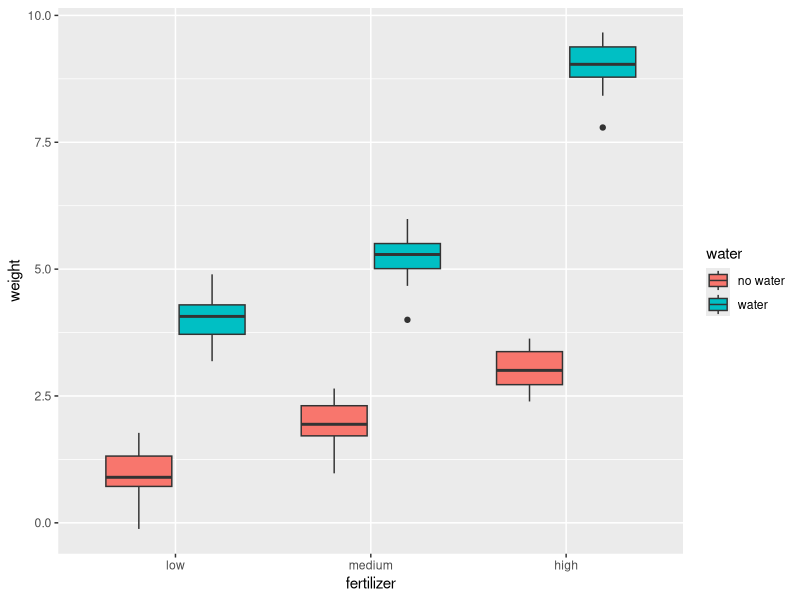

The R source for this figure:
## ---- chunk 1
fig.dim <- 4
knitr::opts_chunk$set(fig.width=2*fig.dim,
                      fig.height=fig.dim,
                      fig.align='center')
set.seed(23)
library(matrixStats)
library(tidyverse)
## ---- chunk 2
pumpkins <- expand.grid(
          fertilizer=c("low", "medium", "high"),
          water=c("no water", "water"),
          plot=1:4,
          plant=1:5,
          weight=NA)
head(pumpkins)
## ---- chunk 3
# true parameters
params <- list(
    mu = 4, # kg
    alpha = c("low" = -1,
              "medium" = 0,
              "high" = +1
    ),
    beta = c("no water" = -2,
             "water" = +1
    ),
    gamma = c("high,water" = 3),
    sigma = 0.5
)
## ---- chunk 4
# for loop
pumpkins$mean_weight <- NA
for (j in 1:nrow(pumpkins)) {
    fert <- pumpkins$fertilizer[j]
    water <- pumpkins$water[j]
    gamma <- params$gamma[paste(fert, water, sep=',')]
    if (is.na(gamma)) {
        gamma <- 0
    }
     pumpkins$mean_weight[j] <- (params$mu
            + params$alpha[fert]
            + params$beta[water]
            + gamma
    )
}
## ---- chunk 5
# not-for-loop version
pumpkins$interaction <- paste(
    pumpkins$fertilizer, 
    pumpkins$water, 
    sep=','
)
mw <- (
    params$mu
    + params$alpha[pumpkins$fertilizer]
    + params$beta[pumpkins$water]
    + ifelse(pumpkins$interaction %in% names(params$gamma),
             params$gamma[pumpkins$interaction],
             0
    )
)
# check it agrees with the previous code:
stopifnot(all( mw == pumpkins$mean_weight ))
## ---- chunk 6
# now draw random weights with these means
pumpkins$weight <- rnorm(
    nrow(pumpkins),
    mean=pumpkins$mean_weight,
    sd=params$sigma
)
write.csv(pumpkins, file="pumpkins.csv")
    
ggplot(pumpkins) + geom_boxplot(aes(x=fertilizer, fill=water, y=weight))
## ---- chunk 7
summary(lm(weight ~ fertilizer + water, data=pumpkins))
## ---- chunk 8
summary(aov(weight ~ fertilizer + water, data=pumpkins))
## ---- chunk 9
anova(lm(weight ~ fertilizer + water, data=pumpkins))
## ---- chunk 10
TukeyHSD(aov(weight ~ fertilizer + water, data=pumpkins))
## ---- chunk 11
summary(aov(weight ~ fertilizer * water, data=pumpkins))
## ---- chunk 12
summary(lm(weight ~ fertilizer * water, data=pumpkins))
## ---- chunk 13
anova(lm(weight ~ fertilizer * water, data=pumpkins))
## ---- chunk 14
anova(
      lm(weight ~ water, data=pumpkins),
      lm(weight ~ fertilizer + water, data=pumpkins),
      lm(weight ~ fertilizer * water, data=pumpkins)
)
